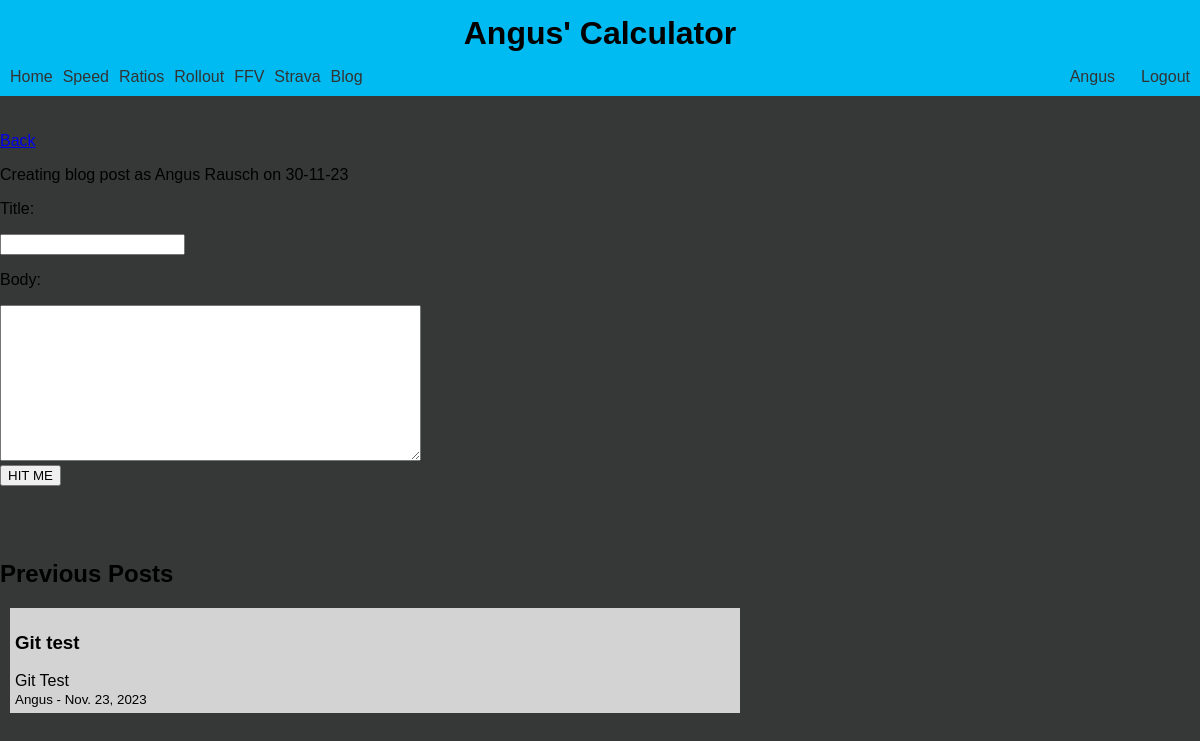
Screenshot of /calc/createblog (signed in) with the database file from the repository.
### calc/models.py (models this page shows)
class Blog (models.Model):
    title = models.CharField(max_length=128)
    body = models.CharField(max_length=2048)
    date_field = models.DateField()
    user = models.ForeignKey(User, on_delete=models.CASCADE)

### calc/profile_views.py (the view, shortened to what this page needs)
# urls.py: path('createblog', profile_views.create_blog, name='create_blog'),
def create_blog(request):
    current_datetime = datetime.now()
    current_date = current_datetime.strftime('%d-%m-%y')
    context = {
        "date" : current_date,
        "confirmation": "1",
        'page': 'create_blog'
        }
    posts = Blog.objects.values("title", "body", "date_field", "user__first_name").order_by('-date_field').filter(user = request.user.id)
    context_add = { "posts": posts }
    context = context | context_add
    return render(request, 'calc/authen/create_blog.html', context)

### calc/templates/calc/authen/create_blog.html (shortened to what this page needs)
{% include "calc/head.html" %}
{% load static %}
{% if user.is_authenticated %}
{% if user.is_staff %}
<!DOCTYPE html>
<a href="/calc/profile">Back</a>
<p>Creating blog post as {{user.first_name}} {{user.last_name}} on {{date}}</p>
<form method="post">
{% if confirmation == "1" %}
<p>Title: </p><input type="text" name="title_input", value="{{title}}"><br>
<p>Body: </p><textarea name="text_body" rows="10" cols="50">{{body}}</textarea><br>
{% else %}
<p>Title: </p><input readonly type="text" name="title_input", value="{{title}}"><br>
<p>Body: </p><textarea readonly name="text_body" rows="10" cols="50">{{body}}</textarea><br>
<button type="submit" name="submit" value="3">Edit</button>
{% endif %}
<button type="submit" name="submit" value={{confirmation}}>HIT ME</button>
</form>
<body>
    <h2>Previous Posts</h2>
    {% for post in posts %}
    <div style="background-color: lightgray; padding: 5px; width: 60%; margin-left: 10px;">
        <h3>{{post.title}}</h3>
        <body>{{post.body}}</body><br>
        <small>{{post.user__first_name}} - {{post.date_field}}</small>
    </div>
    <br>
    {% endfor %}
</body>
{% endif %}
{% endif %}

### calc/templates/calc/head.html (shortened to what this page needs)
<!DOCTYPE html>
<html>
<head>
    {% load static %}
    <link rel="stylesheet" type="text/css" href="{% static 'calc/styles.css' %}">
</head>
<body>
        <header style="padding-top: 15px;">
                <h1>Angus' Calculator</h1>
        </header>
    <header class="main-header">
        <div class="heading">
            <nav class="main-nav">
                <a href="/calc/">Home</a>
                <a href="/calc/speed">Speed</a>
                <a href="/calc/ratios">Ratios</a>
                <a href="/calc/rollout">Rollout</a>
                <a href="/calc/fittool">FFV</a>
                <a href="/calc/strava">Strava</a>
                <a href="/calc/about">Blog</a>
            </nav>
        </div>
        <div class="user-info">
            {% if user.is_authenticated %}
                <span><a href="/profile">{{ user.first_name }}</a></span>&emsp;<a href="{% url 'logout' prevpage=page %}">Logout</a>
            {% else %}
                <a href="/login">Login</a>
            {% endif %}
        </div>
    </header>
    <br><br>
</body>
</html>

### calc/static/calc/styles.css (style rules this page uses)
h1 { text-align: center; }
body { background-color: #363737; margin: 0; }
.heading { font-size: medium; }
header { background-color: #00bbf2; height: 100%; padding-top: 10px; padding: 6px; }
input { text-align: center; }
body { margin: 0; padding: 0; font-family: Arial, sans-serif; }
.main-header { padding: 10px; display: flex; justify-content: space-between; align-items: center; }
.heading { margin: 0; }
h1 { margin: 0; }
.main-nav { display: flex; }
.main-nav a { text-decoration: none; color: #333; margin-right: 10px; }
.user-info { text-align: right; }
.user-info a { text-decoration: none; color: #333; margin-left: 10px; }

### rows the page displays
Blog: title "Git test", body "Git Test", user__first_name "Angus", date_field "Nov. 23, 2023"

### other values shown
{{ user.first_name }} "Angus"
{{ user.last_name }} "Rausch"
{{ date }} "30-11-23"
